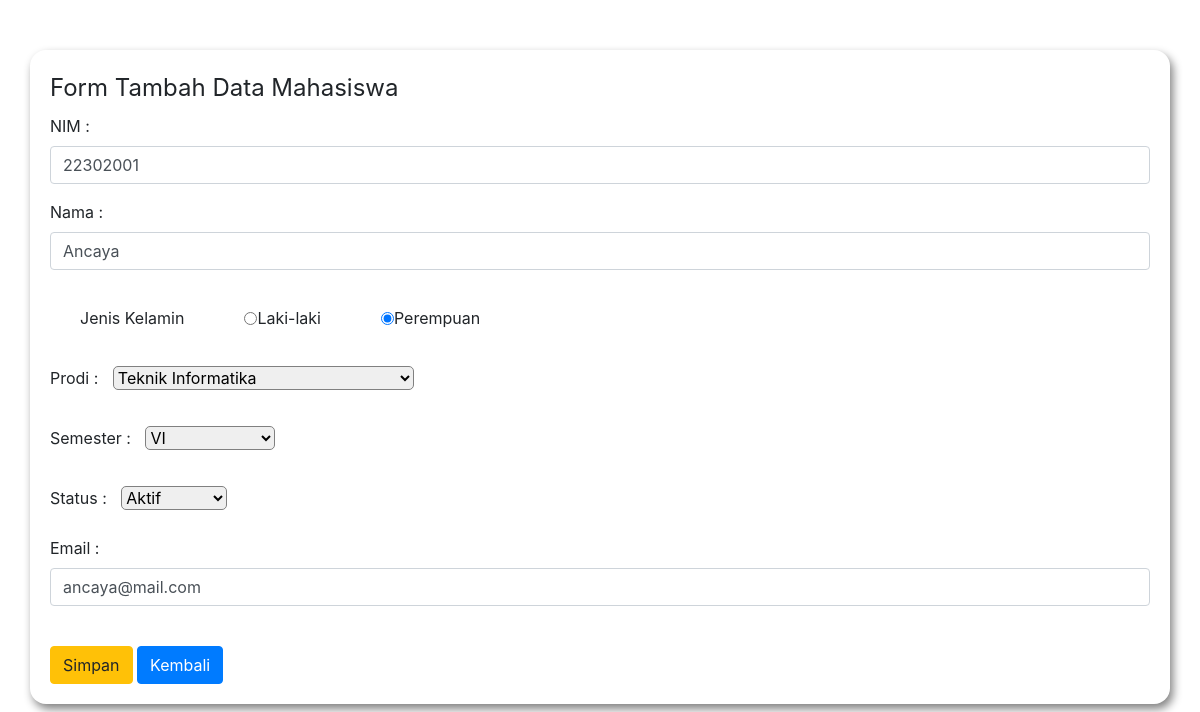
Page /form-tambah-edit-mhs.php?nim=22302001 (signed in) on the committed database.
### tables this page shows
CREATE TABLE `mhs` (
  `nim` int(8) NOT NULL,
  `nama_mhs` varchar(50) NOT NULL,
  `jenis_kelamin` enum('laki-laki','perempuan') NOT NULL,
  `id_prodi` int(5) NOT NULL,
  `id_smt` int(5) NOT NULL,
  `email` varchar(50) NOT NULL,
  `password` varchar(255) NOT NULL,
  `status` enum('aktif','cuti','DO','undri') NOT NULL
);

### fungsi.php (called while the page is built, shortened)
<?php
include('koneksi.php');
function antiInjection($data){
    global $conn;
    $filter = stripslashes($data);
    $filter = mysqli_real_escape_string($conn, $filter);
    return $filter;
}
function active_radio_button($value, $input){
    $result = $value==$input ? 'checked' : '';
    return $result;
};
function active_select_button($value, $input){
    $result = $value==$input ? 'selected' : '';
    return $result;
};

### form-tambah-edit-mhs.php (the view, shortened to what this page needs)
<?php
require ('koneksi.php');
require ('fungsi.php');
$halaman = 'Tambah';
$data = array(
    "nim" => "",
    "nama_mhs" => "",
    "jenis_kelamin" => "",
    "id_prodi" => "",
    "id_smt" => "",
    "email" => "",
    "status" => "",
);
if(isset($_GET['nim'])) {
    global $data;
    $nim = antiInjection($_GET['nim']);
    $query = "SELECT nim, nama_mhs, jenis_kelamin, id_prodi, id_smt, email, status FROM mhs WHERE nim = '$nim';";
    $sql = mysqli_query($conn, $query);
    $data = mysqli_fetch_assoc($sql);
    static $halaman = 'Edit';
}
$nim_awal = $data['nim'];
?>
<!DOCTYPE html>
<html lang="en">
<head>
    <link rel="stylesheet" href="https://stackpath.bootstrapcdn.com/bootstrap/4.1.3/css/bootstrap.min.css">
</head>
<body>
    <div class="container ">
        <form action="<?php echo ($halaman == "Edit") ? "simpan-edit-mhs.php?nim=$nim_awal" : "simpan-mhs.php";?>" method="post">
            <fieldset>
                <legend>Form Tambah Data Mahasiswa</legend>
            <div class="form-group">
                <label for="nim" class="form-label">NIM : </label>
                <input type="text" name="nim" id="nim" class="form-control" value="<?= $data['nim']?>" required>
            </div>
            <div class="form-group">
                <label for="nama" class="form-label">Nama :</label>
                <input type="text" name="nama_mhs" id="nama" class ="form-control" value="<?= $data['nama_mhs']?>" required>
            </div>
            <div class="form-group form-inline">
                <div class="form-check container-radio">
                    <label for="jenis_kelamin" class="form-label ">Jenis Kelamin</label>
                    <label for="admin" class="form-check-label radio-inline">
                        <input type="radio" class="" name="jenis_kelamin" id="" value="laki-laki" <?php echo active_radio_button("laki-laki", $data['jenis_kelamin']); ?> >
                        Laki-laki
                    </label>
                    <label for="mahasiwa-ta" class="form-check-label radio-inline">
                        <input type="radio" class="" name="jenis_kelamin" id="" value ="perempuan" <?php echo active_radio_button("perempuan", $data['jenis_kelamin']); ?>>
                        Perempuan
                    </label>
                </div>
            </div>
            <div class="form-group">
                <label for="prodi" class="form-label">Prodi :   </label>
                <select class="form-select" name="prodi" aria-label="Default select example" style="border: 1px solid gray;border-radius:5px;" required>
                  <?php
                    $query = "SELECT id_prodi, nama_prodi FROM prodi WHERE status = 'aktif' ORDER BY create_date DESC;";
                    $sql = mysqli_query($conn, $query);
                    foreach($sql as $row){
                  ?>
                  <option value=<?php echo "\"".$row['id_prodi']."\" ". active_select_button($row['id_prodi'], $data['id_prodi']); ?> ><?= $row['nama_prodi']?></option>
                  <?php } ?>
                </select>
            </div>
            <div class="form-group">
                <label for="smt" class="form-label">Semester :   </label>
                <select class="form-select" name="smt" aria-label="Default select example" style="border: 1px solid gray;border-radius:5px;" required>
                  <?php
                    $query = "SELECT id_smt, nama_smt FROM smt ORDER BY create_date DESC;";
                    $sql = mysqli_query($conn, $query);
                    foreach($sql as $row){
                  ?>
                  <option value=<?php echo "\"".$row['id_smt']."\" ". active_select_button($row['id_smt'], $data['id_smt']); ?> ><?= $row['nama_smt']?></option>
                  <?php } ?>
                </select>
            </div>
            <div class="form-group">
                <label for="status" class="form-label">Status :   </label>
                <select class="form-select" name="status" aria-label="Default select example" style="border: 1px solid gray;border-radius:5px;" required>
                    <option value="aktif" <?= active_select_button("aktif", $data['status'])?> >Aktif</option>
                </select>
            </div>
            <div class="form-group">
                <label for="nim" class="form-label">Email : </label>
                <input type="email" name="email" id="nim" class="form-control" value="<?= $data['email']?>" required>
            </div>
            <br/>
            <div class="form-gruop">
                <button type="submit" class="btn btn-warning" name="submit" value="simpan">Simpan</button>
                <a href="data-mhs.php" class="btn btn-primary">Kembali</a>
            </div>
            </fieldset>
        </form>
    </div>
</body>
</html>

### form-tambah-edit-mhs.php (style rules this page uses)
.container { margin-top:50px; padding : 20px; border-radius: 16px; box-shadow: 3px 5px 10px gray; box-sizing:border-box; }
.container-radio > * { padding : 10px 20px; margin : 10px; }
select { margin: 10px; }

### rows in the picture
mhs: nim "22302001", nama_mhs "Ancaya", email "ancaya@mail.com"

### other values in the picture
form field prodi "Teknik Informatika"
form field smt "VI"
